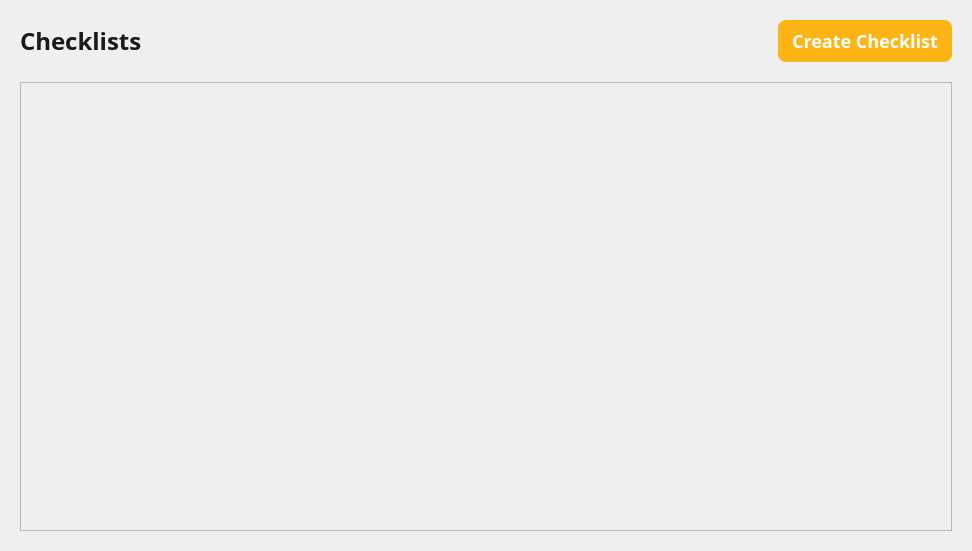
<?xml version="1.0" encoding="UTF-8"?>
<ui version="4.0">
 <class>ChecklistsViewPage</class>
 <widget class="QWidget" name="ChecklistsViewPage">
  <property name="geometry">
   <rect>
    <x>0</x>
    <y>0</y>
    <width>972</width>
    <height>551</height>
   </rect>
  </property>
  <property name="windowTitle">
   <string>Form</string>
  </property>
  <property name="styleSheet">
   <string notr="true">#standardsLabel {
	font-family: Open Sans;
	font-weight: 600;
	font-size: 24px;
	line-height: 0px;
	letter-spacing: 0%;
	color: #1A1A1A;
}</string>
  </property>
  <layout class="QVBoxLayout" name="verticalLayout">
   <property name="spacing">
    <number>20</number>
   </property>
   <property name="leftMargin">
    <number>20</number>
   </property>
   <property name="topMargin">
    <number>20</number>
   </property>
   <property name="rightMargin">
    <number>20</number>
   </property>
   <property name="bottomMargin">
    <number>20</number>
   </property>
   <item>
    <layout class="QHBoxLayout" name="horizontalLayout">
     <item>
      <widget class="QLabel" name="standardsLabel">
       <property name="minimumSize">
        <size>
         <width>0</width>
         <height>42</height>
        </size>
       </property>
       <property name="maximumSize">
        <size>
         <width>16777215</width>
         <height>42</height>
        </size>
       </property>
       <property name="styleSheet">
        <string notr="true"/>
       </property>
       <property name="text">
        <string>Checklists</string>
       </property>
      </widget>
     </item>
     <item>
      <spacer name="horizontalSpacer">
       <property name="orientation">
        <enum>Qt::Orientation::Horizontal</enum>
       </property>
       <property name="sizeHint" stdset="0">
        <size>
         <width>40</width>
         <height>20</height>
        </size>
       </property>
      </spacer>
     </item>
     <item>
      <widget class="QPushButton" name="createButton">
       <property name="minimumSize">
        <size>
         <width>174</width>
         <height>42</height>
        </size>
       </property>
       <property name="maximumSize">
        <size>
         <width>174</width>
         <height>42</height>
        </size>
       </property>
       <property name="styleSheet">
        <string notr="true">QPushButton {
	background: #FDB515;
	border: none;
	border-radius: 8px;
	font-family: Open-Sans;
	font-weight: 500;
	font-size: 18px;
	color: white;
}

QPushButton:hover {
    background-color: #E6A512;
}

QPushButton:pressed {
    background-color: #CC8F0F;
    padding-top: 2px;
	padding-left: 2px;
}</string>
       </property>
       <property name="text">
        <string>Create Checklist</string>
       </property>
      </widget>
     </item>
    </layout>
   </item>
   <item>
    <widget class="QScrollArea" name="scrollArea">
     <property name="widgetResizable">
      <bool>true</bool>
     </property>
     <widget class="QWidget" name="container">
      <property name="geometry">
       <rect>
        <x>0</x>
        <y>0</y>
        <width>930</width>
        <height>445</height>
       </rect>
      </property>
     </widget>
    </widget>
   </item>
  </layout>
 </widget>
 <resources/>
 <connections/>
</ui>
